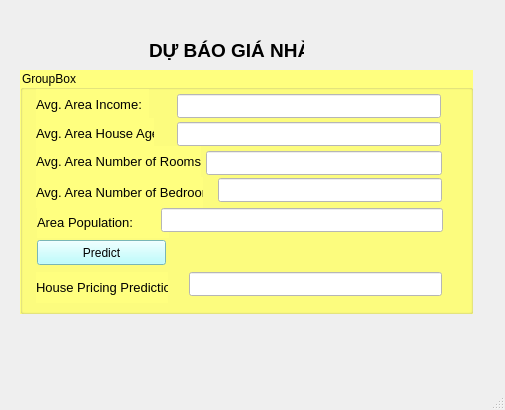
<?xml version="1.0" encoding="UTF-8"?>
<ui version="4.0">
 <class>MainWindow</class>
 <widget class="QMainWindow" name="MainWindow">
  <property name="geometry">
   <rect>
    <x>0</x>
    <y>0</y>
    <width>505</width>
    <height>410</height>
   </rect>
  </property>
  <property name="windowTitle">
   <string>MainWindow</string>
  </property>
  <widget class="QWidget" name="centralwidget">
   <widget class="QLabel" name="label">
    <property name="geometry">
     <rect>
      <x>149</x>
      <y>16</y>
      <width>155</width>
      <height>69</height>
     </rect>
    </property>
    <property name="text">
     <string>&lt;html&gt;&lt;head/&gt;&lt;body&gt;&lt;p align=&quot;center&quot;&gt;&lt;span style=&quot; font-size:14pt; font-weight:600;&quot;&gt;DỰ BÁO GIÁ NHÀ&lt;/span&gt;&lt;/p&gt;&lt;/body&gt;&lt;/html&gt;</string>
    </property>
   </widget>
   <widget class="QGroupBox" name="groupBox">
    <property name="geometry">
     <rect>
      <x>20</x>
      <y>70</y>
      <width>453</width>
      <height>244</height>
     </rect>
    </property>
    <property name="styleSheet">
     <string notr="true">background-color: rgb(255, 255, 127);</string>
    </property>
    <property name="title">
     <string>GroupBox</string>
    </property>
    <widget class="QLabel" name="label_icome">
     <property name="geometry">
      <rect>
       <x>16</x>
       <y>19</y>
       <width>113</width>
       <height>31</height>
      </rect>
     </property>
     <property name="text">
      <string>&lt;html&gt;&lt;head/&gt;&lt;body&gt;&lt;p&gt;&lt;span style=&quot; font-family:'Times New Roman'; font-size:10pt; color:#000000;&quot;&gt;Avg. Area Income:&lt;/span&gt;&lt;/p&gt;&lt;/body&gt;&lt;/html&gt;</string>
     </property>
    </widget>
    <widget class="QLabel" name="label_age">
     <property name="geometry">
      <rect>
       <x>16</x>
       <y>48</y>
       <width>118</width>
       <height>31</height>
      </rect>
     </property>
     <property name="text">
      <string>&lt;html&gt;&lt;head/&gt;&lt;body&gt;&lt;p&gt;&lt;span style=&quot; font-family:'Times New Roman'; font-size:10pt; color:#000000;&quot;&gt;Avg. Area House Age:&lt;/span&gt;&lt;/p&gt;&lt;/body&gt;&lt;/html&gt;</string>
     </property>
    </widget>
    <widget class="QLabel" name="label_room">
     <property name="geometry">
      <rect>
       <x>16</x>
       <y>76</y>
       <width>165</width>
       <height>31</height>
      </rect>
     </property>
     <property name="text">
      <string>&lt;html&gt;&lt;head/&gt;&lt;body&gt;&lt;p&gt;&lt;span style=&quot; font-family:'Times New Roman'; font-size:10pt; color:#000000;&quot;&gt;Avg. Area Number of Rooms:&lt;/span&gt;&lt;/p&gt;&lt;/body&gt;&lt;/html&gt;</string>
     </property>
    </widget>
    <widget class="QLabel" name="label_bedrooms">
     <property name="geometry">
      <rect>
       <x>16</x>
       <y>107</y>
       <width>167</width>
       <height>31</height>
      </rect>
     </property>
     <property name="text">
      <string>&lt;html&gt;&lt;head/&gt;&lt;body&gt;&lt;p&gt;&lt;span style=&quot; font-family:'Times New Roman'; font-size:10pt; color:#000000;&quot;&gt;Avg. Area Number of Bedrooms:&lt;/span&gt;&lt;/p&gt;&lt;/body&gt;&lt;/html&gt;</string>
     </property>
    </widget>
    <widget class="QLabel" name="label_population">
     <property name="geometry">
      <rect>
       <x>17</x>
       <y>137</y>
       <width>132</width>
       <height>31</height>
      </rect>
     </property>
     <property name="text">
      <string>&lt;html&gt;&lt;head/&gt;&lt;body&gt;&lt;p&gt;&lt;span style=&quot; font-family:'Times New Roman'; font-size:10pt; color:#000000;&quot;&gt;Area Population:&lt;/span&gt;&lt;/p&gt;&lt;/body&gt;&lt;/html&gt;</string>
     </property>
    </widget>
    <widget class="QLabel" name="label_predict">
     <property name="geometry">
      <rect>
       <x>16</x>
       <y>202</y>
       <width>132</width>
       <height>31</height>
      </rect>
     </property>
     <property name="text">
      <string>&lt;html&gt;&lt;head/&gt;&lt;body&gt;&lt;p&gt;&lt;span style=&quot; font-family:'Times New Roman'; font-size:10pt; color:#000000;&quot;&gt;House Pricing Prediction:&lt;/span&gt;&lt;/p&gt;&lt;/body&gt;&lt;/html&gt;</string>
     </property>
    </widget>
    <widget class="QPushButton" name="pushButton">
     <property name="geometry">
      <rect>
       <x>17</x>
       <y>170</y>
       <width>129</width>
       <height>25</height>
      </rect>
     </property>
     <property name="styleSheet">
      <string notr="true">background-color: rgb(170, 255, 255);</string>
     </property>
     <property name="text">
      <string>Predict</string>
     </property>
    </widget>
    <widget class="QLineEdit" name="lineEdit_incom">
     <property name="geometry">
      <rect>
       <x>157</x>
       <y>24</y>
       <width>264</width>
       <height>24</height>
      </rect>
     </property>
     <property name="styleSheet">
      <string notr="true">background-color: rgb(255, 255, 255);</string>
     </property>
    </widget>
    <widget class="QLineEdit" name="lineEdit_age">
     <property name="geometry">
      <rect>
       <x>157</x>
       <y>52</y>
       <width>264</width>
       <height>24</height>
      </rect>
     </property>
     <property name="styleSheet">
      <string notr="true">background-color: rgb(255, 255, 255);</string>
     </property>
    </widget>
    <widget class="QLineEdit" name="lineEdit_rooms">
     <property name="geometry">
      <rect>
       <x>186</x>
       <y>81</y>
       <width>236</width>
       <height>24</height>
      </rect>
     </property>
     <property name="styleSheet">
      <string notr="true">background-color: rgb(255, 255, 255);</string>
     </property>
    </widget>
    <widget class="QLineEdit" name="lineEdit_bedrooms">
     <property name="geometry">
      <rect>
       <x>198</x>
       <y>108</y>
       <width>224</width>
       <height>24</height>
      </rect>
     </property>
     <property name="styleSheet">
      <string notr="true">background-color: rgb(255, 255, 255);</string>
     </property>
    </widget>
    <widget class="QLineEdit" name="lineEdit_population">
     <property name="geometry">
      <rect>
       <x>141</x>
       <y>138</y>
       <width>282</width>
       <height>24</height>
      </rect>
     </property>
     <property name="styleSheet">
      <string notr="true">background-color: rgb(255, 255, 255);</string>
     </property>
    </widget>
    <widget class="QLineEdit" name="lineEdit_predict">
     <property name="geometry">
      <rect>
       <x>169</x>
       <y>202</y>
       <width>253</width>
       <height>24</height>
      </rect>
     </property>
     <property name="styleSheet">
      <string notr="true">background-color: rgb(255, 255, 255);</string>
     </property>
    </widget>
   </widget>
  </widget>
  <widget class="QMenuBar" name="menubar">
   <property name="geometry">
    <rect>
     <x>0</x>
     <y>0</y>
     <width>505</width>
     <height>18</height>
    </rect>
   </property>
  </widget>
  <widget class="QStatusBar" name="statusbar"/>
 </widget>
 <resources/>
 <connections/>
</ui>
